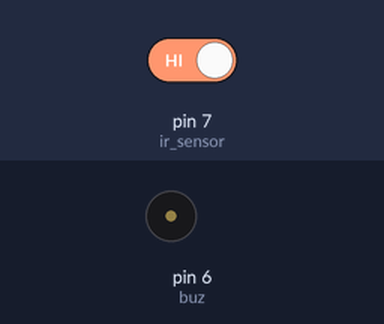
Bench run of a sketch on a simulated Arduino Uno, built with avr-gcc and run on an emulated ATmega328P. Parts: buzzer (waves = sounding, pin HIGH). Inputs (shaded band) come from the test bench; at power-on: pin 7 (ir_sensor) HIGH.

Above: at 1.2 s.
1.3 s: pin 7 (ir_sensor) driven LOW
At 2.5 s:
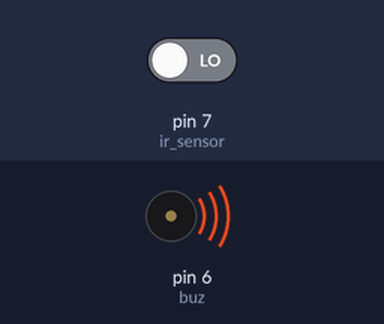
2.8 s: pin 7 (ir_sensor) driven HIGH
At 3.6 s:
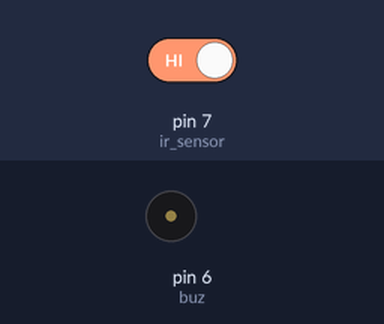
Timing chart, 0 to 5.8 s (numbered marks = the images above; inputs shaded):
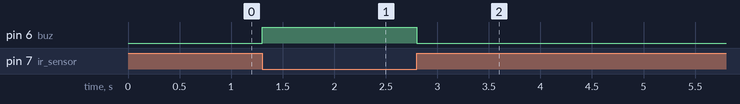

The sketch:

IR_sensor.ino
```cpp
int ir_sensor = 7;
int buz = 6;

void setup() {
  pinMode(ir_sensor,INPUT);
  pinMode(buz,OUTPUT);

}

void loop() {
  int data = digitalRead(ir_sensor);
  Serial.println(data);
  if(data == 0)
    digitalWrite(buz, HIGH);
  else
    digitalWrite(buz, LOW);
}
```

Measured:
- after the input at 1.3 s, pin 6 (buz): LOW → HIGH at once
- after the input at 2.8 s, pin 6 (buz): HIGH → LOW at once
